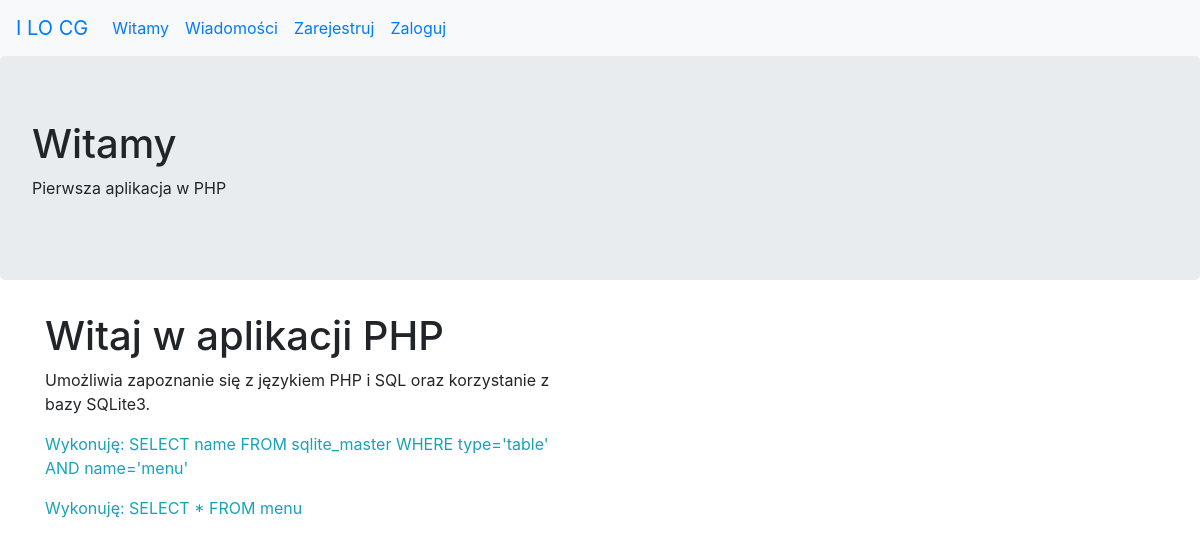
The page /phpapp-master/index.php on the database its author committed.
### tables this page shows
CREATE TABLE menu (
	id INTEGER PRIMARY KEY AUTOINCREMENT,
	plik CHAR(20) NOT NULL,
	tytul VARCHAR(30) NOT NULL,
	pozycja INTEGER DEFAULT 0
);

### phpapp-master/index.php (called while the page is built, shortened)
<?php
$kom = array();
require_once(DINC.'functions.php');
require_once(DINC.'db.php');
include_once(DINC.'template.php');
?>

### phpapp-master/inc/functions.php (the view, shortened to what this page needs)
<?php
function get_menu($id, &$strona) {
	Baza::db_query('SELECT * FROM menu');
 	foreach (Baza::$ret as $k => $t) {
		echo '
<li class="nav-item">
    <a class="nav-link';
    if ($t['id'] == $id) {
    	echo ' active';
    }
    echo '" href="?id='.$t['id'].'">'.$t['tytul'].'</a>
</li>
		';
	}
}
function get_page_title($strona) {
	if (array_key_exists('tytul', $strona))
		echo $strona['tytul'];
	else
		echo 'Aplikacja PHP';
}
function get_koms($kom) {
	foreach ($kom as $k) {
		echo "<p class=\"text-info\">$k</p>";
	}
}
?>

### rows shown on the page
menu: tytul "Witamy"
menu: tytul "Wiadomości"
menu: tytul "Zarejestruj"
menu: tytul "Zaloguj"

### other values the page prints
$q "SELECT name FROM sqlite_master WHERE type='table' AND name='menu'"
$q "SELECT * FROM menu"
